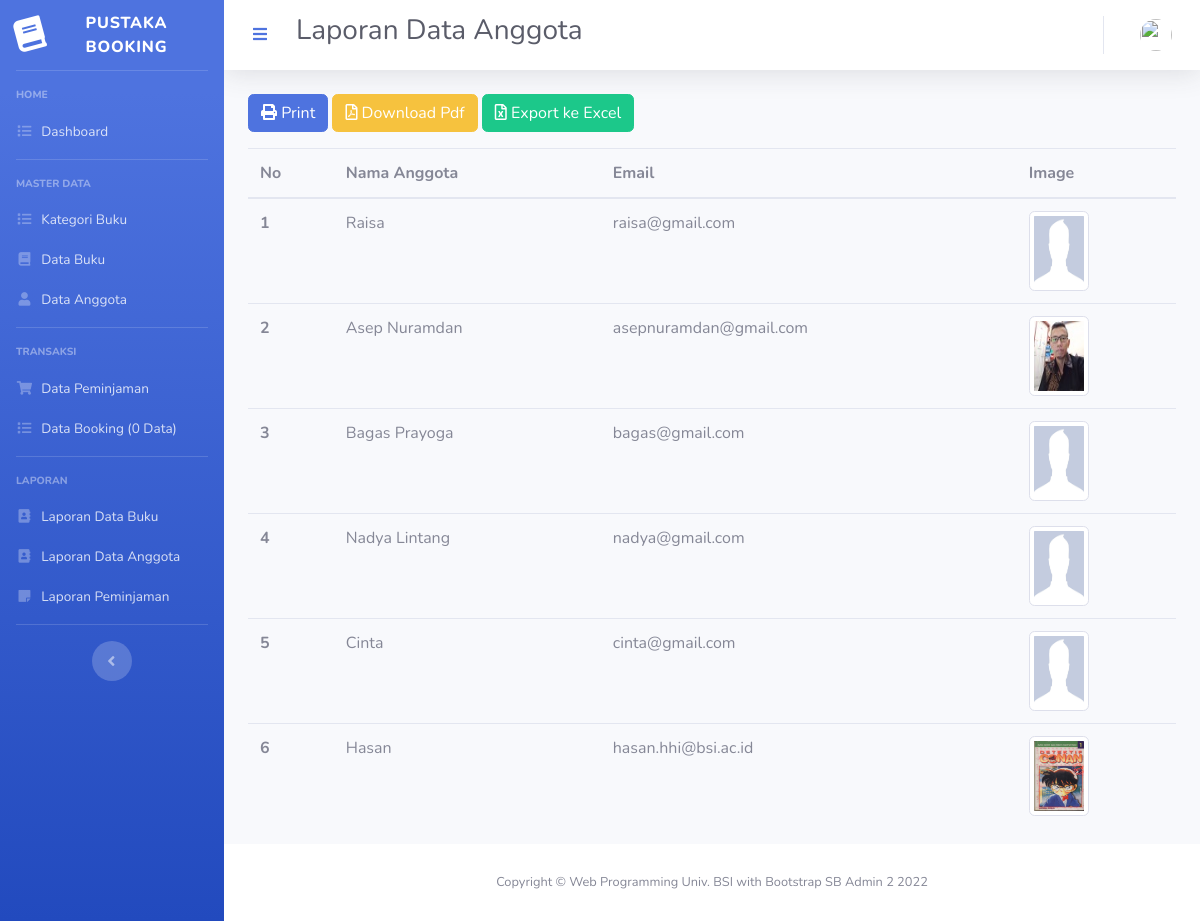
The page /index.php/laporan/laporan_anggota on the database its author committed.
### tables this page shows
CREATE TABLE `user` (
  `id` int(11) NOT NULL,
  `nama` varchar(128) NOT NULL,
  `email` varchar(128) NOT NULL,
  `image` varchar(128) NOT NULL,
  `password` varchar(256) NOT NULL,
  `role_id` int(11) NOT NULL,
  `is_active` int(1) NOT NULL,
  `tanggal_input` int(11) NOT NULL
);

### application/controllers/Laporan.php (called while the page is built, shortened)
<?php
class Laporan extends CI_Controller
{
	function __construct()
	{
		$this->load->model(['ModelUser','ModelBuku','ModelPinjam']);
	}
	public function laporan_anggota()
	{
		$data = array(
			'judul' => 'Laporan Data Anggota',
			'user' => $this->ModelUser->cekData(['email' => $this->session->userdata('email')])->row_array(),
			'anggota' => $this->db->get('user')->result_array(),
		);
		$this->load->view('templates/header', $data);
		$this->load->view('templates/sidebar');
		$this->load->view('templates/topbar', $data);
		$this->load->view('user/laporan_anggota', $data);
		$this->load->view('templates/footer');
	}
}

### index.php (called while the page is built, shortened)
<?php
require_once BASEPATH.'core/CodeIgniter.php';

### application/models/ModelUser.php (called while the page is built, shortened)
<?php
class ModelUser extends CI_Model
{
    public function cekData($where = null)
    {
        return $this->db->get_where('user', $where);
    }
}

### application/views/user/laporan_anggota.php (the view, shortened to what this page needs)
<div class="container-fluid">
	<div class="row">
		<div class="col-lg-12">
		<a href="<?= base_url('laporan/cetak_laporan_user'); ?>" class="btn btn-primary mb-3"><i class="fas fa-print"></i> Print</a>
		<a href="<?= base_url('laporan/laporan_user_pdf'); ?>" class="btn btn-warning mb-3"><i class="far fa-file-pdf"></i> Download Pdf</a>
		<a href="<?= base_url('laporan/export_excel_user'); ?>" class="btn btn-success mb-3"><i class="far fa-file-excel"></i> Export ke Excel</a>
        <table class="table table-hover">
                <thead>
                    <tr>
                        <th scope="col">No</th>
                        <th scope="col">Nama Anggota</th>
                        <th scope="col">Email</th>
                        <th scope="col">Image</th>
                    </tr>
                </thead>
                <tbody>
                    <?php
                    $a = 1;
                    foreach ($anggota as $l) { ?>
                        <tr>
                            <th scope="row"><?= $a++; ?></th>
                            <td><?= $l['nama']; ?></td>
                            <td><?= $l['email']; ?></td>
                            <td>
                                <picture>
                                    <source srcset="" type="image/svg+xml">
                                    <img src="<?= base_url('assets/img/profile/') . $l['image']; ?>" class="img-fluid img-thumbnail" alt="..." style="width:60px;height:80px;">
                                </picture>
                            </td>
                        </tr>
                    <?php } ?>
                </tbody>
            </table>
        </div>
    </div>
</div>

### application/views/templates/header.php (shortened to what this page needs)
<!DOCTYPE html>
<html lang="en">
<head>
    <link href="<?= base_url('assets/vendor/fontawesomefree/css/all.min.css'); ?>" rel="stylesheet" type="text/css">
    <link href="<?= base_url('assets/vendor/datatables/dataTables.bootstrap4.css'); ?>" rel="stylesheet" type="text/css">
    <link href="<?= base_url('assets/css/sb-admin-2.min.css'); ?>" rel="stylesheet">
</head>
<body id="page-top">
    <div id="wrapper">

### application/views/templates/sidebar.php (shortened to what this page needs)
    <ul class="navbar-nav bg-gradient-primary sidebar sidebar-dark accordion" id="accordionSidebar">
        <a class="sidebar-brand d-flex align-items-center justify-content-center" href="index.html">
            <div class="sidebar-brand-icon rotate-n-15">
                <i class="fas fa-book"></i>
            </div>
            <div class="sidebar-brand-text mx-3">Pustaka Booking</div>
        </a>
        <hr class="sidebar-divider">
            <div class="sidebar-heading">
                Home
            </div>
                <li class="nav-item active">
                    <li class="nav-item">
                        <a class="nav-link pb-0" href="<?= base_url('admin'); ?>">
                            <i class="fa fa-fw fa-list"></i>
                            <span>Dashboard</span></a>
                    </li>
                </li>
            <hr class="sidebar-divider mt-3">
            <div class="sidebar-heading">
                Master Data
            </div>
                <li class="nav-item active">
                    <li class="nav-item">
                        <a class="nav-link pb-0" href="<?= base_url('buku/kategori'); ?>">
                            <i class="fa fa-fw fa-list"></i>
                            <span>Kategori Buku</span></a>
                    </li>
                    <li class="nav-item">
                        <a class="nav-link pb-0" href="<?= base_url('buku'); ?>">
                            <i class="fa fa-fw fa-book"></i>
                            <span>Data Buku</span></a>
                    </li>
                    <li class="nav-item">
                        <a class="nav-link pb-0" href="<?= base_url('user/anggota'); ?>">
                            <i class="fa fa-fw fa-user"></i>
                            <span>Data Anggota</span></a>
                    </li>
                </li>
<hr class="sidebar-divider mt-3">
<div class="sidebar-heading">
                Transaksi
            </div>
                <li class="nav-item active">
                    <li class="nav-item">
                        <a class="nav-link pb-0" href="<?= base_url('pinjam'); ?>">
                            <i class="fa fa-fw fa-shopping-cart"></i>
                            <span>Data Peminjaman</span></a>
                    </li>
                    <li class="nav-item">
                        <a class="nav-link pb-0" href="<?= base_url('pinjam/daftarBooking'); ?>">
                            <i class="fa fa-fw fa-list"></i>
                            <span>Data Booking (<?= $this->db->query("select * from booking")->num_rows(); ?> Data)</span></a>
                    </li>
                </li>
            <hr class="sidebar-divider mt-3">
<div class="sidebar-heading">
                Laporan
            </div>
                <li class="nav-item active">
                    <li class="nav-item">
                        <a class="nav-link pb-0" href="<?= base_url('laporan/laporan_buku'); ?>">
                            <i class="fa fa-fw fa-address-book"></i>
                            <span>Laporan Data Buku</span></a>
                    </li>
                    <li class="nav-item">
                        <a class="nav-link pb-0" href="<?= base_url('laporan/laporan_anggota'); ?>">
                            <i class="fa fa-fw fa-address-book"></i>
                            <span>Laporan Data Anggota</span></a>
                    </li>
		<li class="nav-item">
                        <a class="nav-link pb-0" href="<?= base_url('laporan/laporan_pinjam'); ?>">
                            <i class="fa fa-fw fa-sticky-note"></i>
                            <span>Laporan Peminjaman</span></a>
                    </li>
                </li>
            <hr class="sidebar-divider mt-3">
        <div class="text-center d-none d-md-inline">
            <button class="rounded-circle border-0" id="sidebarToggle"></button>
        </div>
    </ul>

### application/views/templates/topbar.php (shortened to what this page needs)
<div id="content-wrapper" class="d-flex flex-column">
    <div id="content">
        <nav class="navbar navbar-expand navbar-light bg-white topbar mb-4 static-top shadow">
            <button id="sidebarToggleTop" class="btn btn-link d-mdnone rounded-circle mr-3">
                <i class="fa fa-bars"></i>
            </button>
            <h1 class="h3 mb-2 text-gray-800"><?= $judul; ?></h1>
            <ul class="navbar-nav ml-auto">
                <li class="nav-item dropdown no-arrow">
                    <a class="nav-link dropdown-toggle" href="#" id="userDropdown" role="button" data-toggle="dropdown" ariahaspopup="true" aria-expanded="false">
                        <img class="img-profile rounded-circle" src="<?= base_url('assets/img/profile/') . $user['image']; ?>">
                    </a>
                </li>
            </ul>
        </nav>

### application/views/templates/footer.php (shortened to what this page needs)
<footer class="sticky-footer bg-white">
    <div class="container my-auto">
        <div class="copyright text-center my-auto">
            <span>Copyright &copy; Web Programming Univ. BSI with
                Bootstrap SB Admin 2 <?= date('Y'); ?></span>
        </div>
    </div>
</footer>
</div>
</div>
</body>
</html>

### rows shown on the page
user: nama "Raisa", email "raisa@gmail.com", image (placeholder picture)
user: nama "Asep Nuramdan", email "asepnuramdan@gmail.com", image (picture)
user: nama "Bagas Prayoga", email "bagas@gmail.com", image (placeholder picture)
user: nama "Nadya Lintang", email "nadya@gmail.com", image (placeholder picture)
user: nama "Cinta", email "cinta@gmail.com", image (placeholder picture)
user: nama "Hasan", email "hasan.hhi@bsi.ac.id", image (picture)

### other values the page prints
$this->db->query("select * from booking")->num_rows() "0"
$judul "Laporan Data Anggota"
